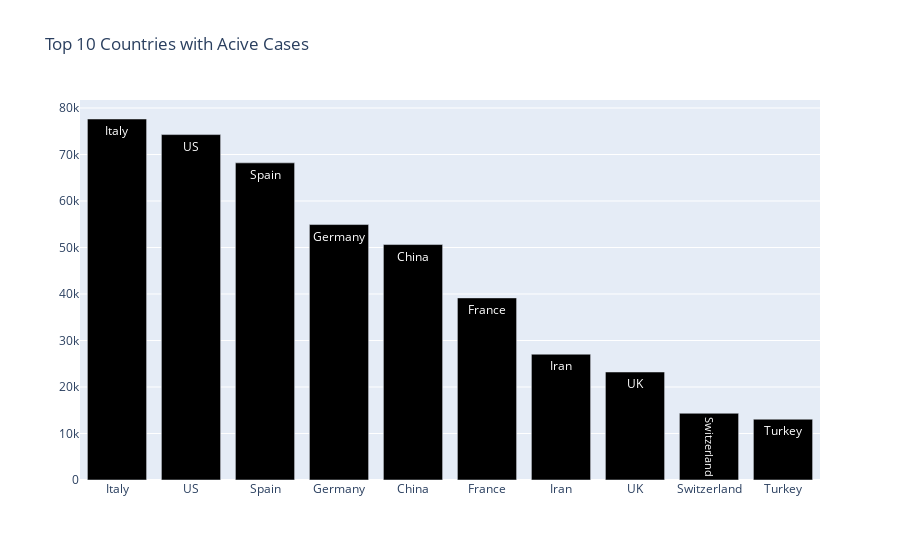

The notebook cell this image was saved under:
### Code cell
fig=go.Figure(data=[go.Bar(x=Active_per_country['Country/Region'].head(10),y=Active_per_country['Active'].head(10),
                           text=Active_per_country['Country/Region'].head(10),textposition='auto',marker_color='black')])
fig.update_layout(title='Top 10 Countries with Acive Cases')
fig.show()

### Figure 1 — Plotly figure (JSON) as saved in the notebook; plotly's stock layout.template omitted (floating-point values rounded to 4 significant figures)
{"data": [{"marker": {"color": "black"}, "text": ["Italy", "US", "Spain", "Germany", "China", "France", "Iran", "UK", "Switzerland", "Turkey"], "textposition": "auto", "type": "bar", "x": ["Italy", "US", "Spain", "Germany", "China", "France", "Iran", "UK", "Switzerland", "Turkey"], "y": [77635, 74283, 68200, 54933, 50633, 39161, 27051, 23226, 14349, 13074]}], "layout": {"title": {"text": "Top 10 Countries with Acive Cases"}}}
